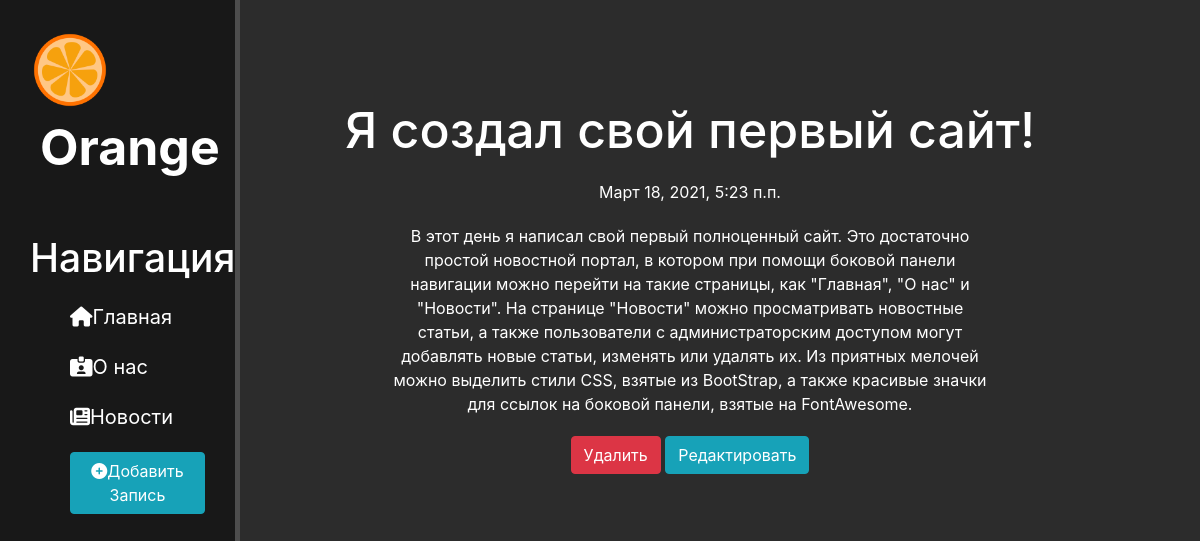
/news/5, run on the app's committed database.
### news/models.py (models this page shows, shortened)
class Articles(models.Model):
    title = models.CharField('Название', max_length=50)  # строки 6-9: поля БД
    intro = models.CharField('Анонс', max_length=250)
    full_text = models.TextField('Статья')
    date = models.DateTimeField('Дата публикации')
    class Meta:
        verbose_name = 'Новость'
        verbose_name_plural = 'Новости'

### news/views.py (the view)
# urls.py: path('<int:pk>', views.NewsDetailView.as_view(), name='news_detail'),
class NewsDetailView(DetailView):
    model = Articles
    template_name = 'news/details_view.html'
    context_object_name = 'article'

### news/templates/news/details_view.html (shortened to what this page needs)
{% extends 'main/layout.html' %}
{% block content %}
    <div class="features">
        <h1>{{ article.title }}</h1>
        <p>{{ article.date }}</p>
        <p>{{ article.full_text }}</p>
        <a href="{% url 'news_delete' article.id %}" class="btn btn-danger">Удалить</a>
        <a href="{% url 'news_update' article.id %}" class="btn btn-info">Редактировать</a>
    </div>
{% endblock %}

### main/static/main/css/main.css (style rules this page uses)
body { background-color: #2c2c2c; }
a { font-size: 20px; }
main .features { float: left; color: #fff; margin-top: 100px; text-align: center; width: 75%; }
main .features h1 { font-size: 50px; }
main .features p { max-width: 600px; margin: 20px auto }

### data on the page
Articles: title "Я создал свой первый сайт!", date "Март 18, 2021, 5:23 п.п.", full_text "В этот день я написал свой первый полноценный сайт. Это достаточно простой новостной портал, в котором при помощи боковой панели навигации можно перейти на такие страницы, как \"Главная\", \"О нас\" и \"Новости\". На странице \"Новости\" можно просматривать новостные статьи, а также пользователи с администраторским доступом могут добавлять новые статьи, изменять или удалять их. Из приятных мелочей можно выделить стили CSS, взятые из BootStrap, а также красивые значки для ссылок на боковой панели, взятые на FontAwesome."
